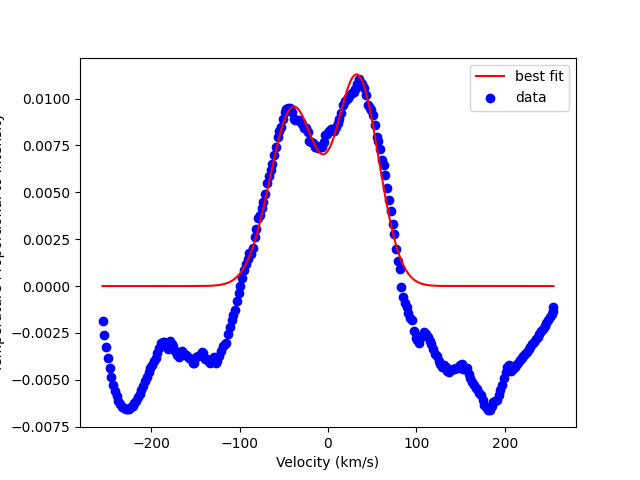

The script that saved this image:
import numpy as np
import matplotlib.pyplot as plt
import scipy
from scipy.optimize import curve_fit
from scipy.signal import savgol_filter

def func(x,a,b,c,a2,b2,c2): # function we're plotting and fitting to                                                                                                     
    return a*np.exp(-((x - b)**2) / (2*(c**2))) + a2*np.exp(-((x-b2)**2) / (2*(c2**2))) # from https://en.wikipedia.org/wiki/Gaussian_function                            
    
# data                                                                                                                                                                    
data = np.loadtxt('hw10b.dat') # loading in the data from hw10a                                                                                                           
data_x = data[:,0] # row 1 data into an array                                                                                                                             
data_y =savgol_filter(data[:,1],51,3) # row 2 data into an array                                                                                                                             
param = [.017,-50,-10,.02,50,10] # random parameter array with estimations                                                                                               

popt,pcov = curve_fit(func,data_x,data_y,param) # curve fitting                                                                                                           
a = popt[0]
b = popt[1]
c = popt[2]
a2 = popt[3]
b2 = popt[4]
c2 = popt[5]

#FWHM = c*np.sqrt(2*np.log(2)) for some reason, calculating the value this way does not work                                                                              
FWHM = c*2.34582 # found using the wiki link above                                                                                                                        


fig = plt.figure()
ax = fig.add_subplot(111)
ax.scatter(data_x,data_y, label = 'data',color ="blue")
ax.plot(data_x,func(data_x,popt[0],popt[1],popt[2],popt[3],popt[4],popt[5]),label = 'best fit',color ="red")
#ax.plot(data_x,yhat,label = 'best fit', color = "red")

ax.set_xlabel('Velocity (km/s)')
ax.set_ylabel('Temperature Proportional to Intensity')
plt.legend()
fig.savefig('extraCred_b.png')
